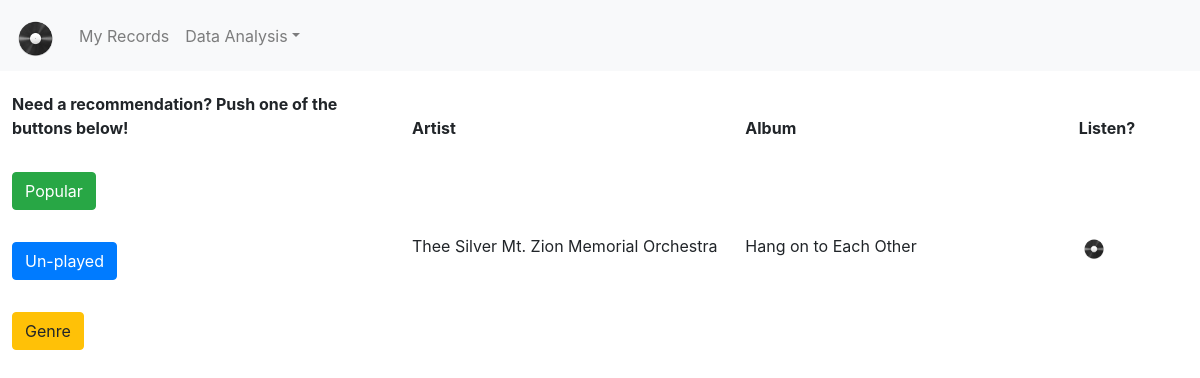
/un_played/, run on the app's committed database.
### tables this page shows
CREATE TABLE records (id integer primary key, artist_name varchar(765), album_name varchar(765), genre varchar(765), play_count integer, last_played timestamp, ignore, date_added timestamp, release_type varchar(765) default '', sort_order integer, artist_name_sort);

### main.py (the view)
@app.route('/un_played/')
def un_played():
    mprows = [('','','')]
    uprows = recommendations.recommendation('un_played')
    grows = [('','','')]
    sleep(1)
    return render_template('index.html', mprows=mprows, uprows=uprows, grows=grows)

### templates/index.html
{% extends "base.html" %}
{% set active_page = "index" %}
{% block content %}
<table class="table table-borderless">
	<thead>
		<th style="width:30%">Need a recommendation? Push one of the buttons below!</th>
		<th style="width:25%">Artist</th>
		<th style="width:25%">Album</th>
		<th style="width:10%">Listen?</th>
	</thead>
	<tbody>
		<tr>
			<td><a class="btn btn-success mt-2" href="{{ url_for('most_popular') }}">Popular</a></td>
			<td>{{ mprows[0][1] }}</td>
			<td>{{ mprows[0][2] }}</td>
			{% if mprows[0][0] != '' %}
			<td><a href="{{ url_for('listen_to_record', id=mprows[0][0]) }}" class=""><img src="/static/record.png" class="rounded p-1" height="30"></a></td>
			{% else %}
			<td></td>
			{% endif %}
		</tr>
		<tr>
			<td><a class="btn btn-primary mt-2" href="{{ url_for('un_played') }}">Un-played</a></td>
			<td>{{ uprows[0][1] }}</td>
			<td>{{ uprows[0][2] }}</td>
			{% if uprows[0][0] != '' %}
			<td><a href="{{ url_for('listen_to_record', id=uprows[0][0]) }}" class=""><img src="/static/record.png" class="rounded p-1" height="30"></a></td>
			{% else %}
			<td></td>
			{% endif %}
		</tr>
		<tr>
			<td><a class="btn btn-warning mt-2" href="{{ url_for('genre') }}">Genre</a></td>
			<td>{{ grows[0][1] }}</td>
			<td>{{ grows[0][2] }}</td>
			{% if grows[0][0] != '' %}
			<td><a href="{{ url_for('listen_to_record', id=grows[0][0]) }}" class=""><img src="/static/record.png" class="rounded p-1" height="30"></a></td>
			{% else %}
			<td></td>
			{% endif %}
		</tr>
	</tbody>
</table>
{% endblock %}

### templates/base.html (style rules this page uses)
body { padding-top:50px; }
th { position: sticky; top: 65px; background: white; }
.table-borderless td, .table-borderless th { border: 0; }

### data on the page
records: artist_name "Thee Silver Mt. Zion Memorial Orchestra", album_name "Hang on to Each Other"
